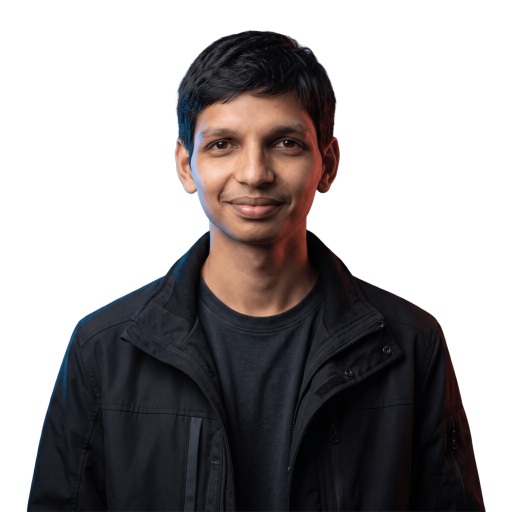
#> input picture assets/id.png, 1024 x 1024 px (shown at 1/2 size)
$ python remix.py
#> lines starting #> are read from the running program, lines starting #| are printed output that depends on the picture
import os
import re
import base64
from PIL import Image
from io import BytesIO

def to_b64(path, size, quality=80):
#> called with path = 'assets/id.png', size = (400, 400), quality = 80
    img = Image.open(path)
#> img is the input picture: PIL image 1024x1024 RGBA; mean R, G, B, A 24.2, 20.5, 21.1, 122.6
    img.thumbnail(size)
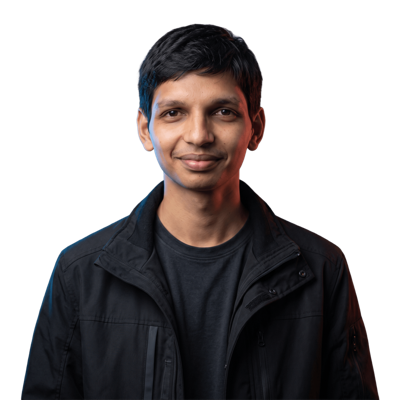
#> img: PIL image 400x400 RGBA; mean R, G, B, A 24.3, 20.6, 21.1, 122.6; transparent parts drawn white
    buffer = BytesIO()
    img.save(buffer, format="PNG", optimize=True)
    return base64.b64encode(buffer.getvalue()).decode("utf-8")

id_b64 = to_b64("assets/id.png", (400, 400))
rp_b64 = to_b64("assets/right_pointing.png", (400, 400))
#> call 2 of to_b64, with path = 'assets/right_pointing.png', size = (400, 400), quality = 80
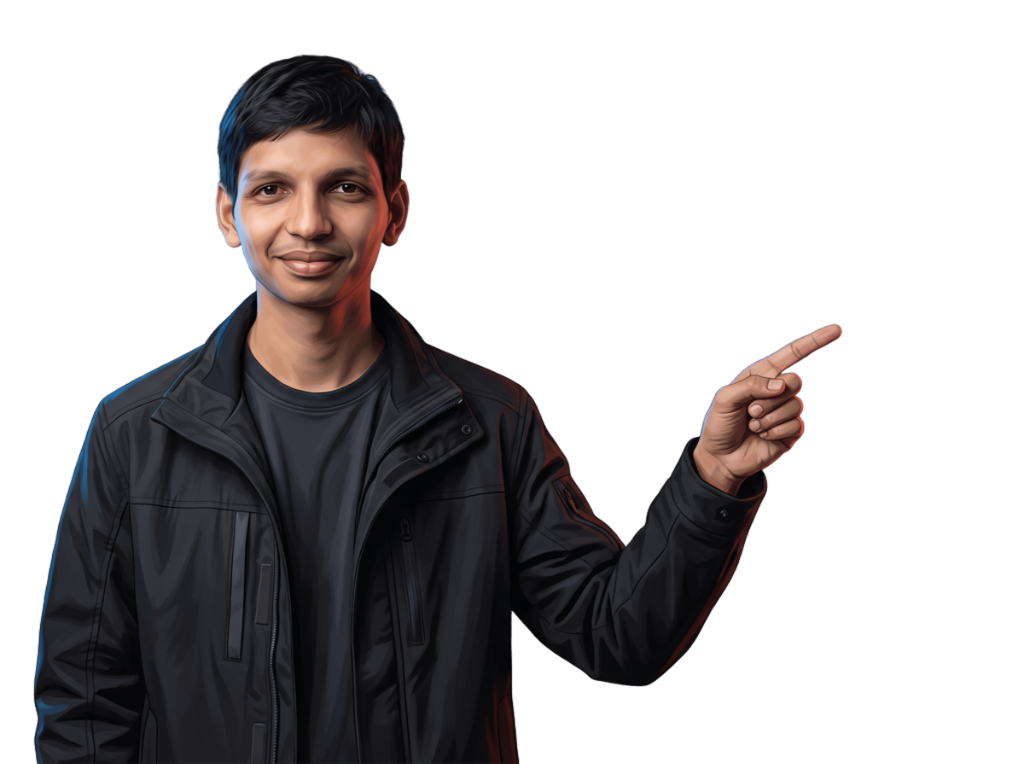
#> input picture assets/right_pointing.png, 1024 x 764 px
#> in to_b64, img is the input picture: PIL image 1024x764 RGBA; mean R, G, B, A 19.3, 16.9, 17.6, 92.9

replacements = {
    # Names and Titles
    "Udit Gupta": "Anand Jatothu",
    "UDIT GUPTA": "ANAND JATOTHU",
    "SDE at Amazon, Bengaluru.": "Full-Stack Web Developer, Hyderabad.",
    "Udit's": "Anand's",

    # Hero links / text
    "SDE at Amazon, Bengaluru": "Full-Stack Web Developer",
    "Bengaluru": "Hyderabad",
    "Amazon": "",

    # Social and Connect
    "@grow.with_udit": "anand.jatothu",
    "grow.with_udit": "anand.jatothu",
    "growwith_udit": "anandjatothu",
    "Grow with Udit": "Anand Jatothu",
    "udit_gupta5": "anandjatothu.me",
    "udit0510": "ANAND-JATOTHU",
    "Topmate bookings": "Visits",
    "Topmate session": "Connect Session",
    "Topmate": "Portfolio",
    "LeetCode": "Email",
    "https://www.linkedin.com/in/udit-gupta-ug0510/": "https://linkedin.com/in/anandjatothu",
    "https://www.youtube.com/@growwith_udit": "https://github.com/ANAND-JATOTHU",
    "https://www.instagram.com/grow.with_udit/": "mailto:anand.jatothu.27@gmail.com",
    "https://topmate.io/udit_gupta5": "https://anandjatothu.me",
    "https://leetcode.com/u/udit0510/": "mailto:anand.jatothu.27@gmail.com",

    # Stack Text
    "My stack: Java, TypeScript, Python, React, Next.js, Node.js, Express, AWS, and LLM APIs.": "My stack: Python, TypeScript, Java, React, Next.js, Node.js, Django, AWS, Supabase, Mistral LLM.",

    # Individual stack bubbles - Udit has exactly these
    # Row 1: Java, TypeScript, Python (Keep these, maybe map Java->Java, TypeScript->TypeScript, Python->Python)
    # Row 2: React, Next.js, Node.js (Keep these)
    # Row 3: Express, AWS, LLM APIs -> Django, Supabase, Mistral LLM
    ">Express<": ">Django<",
    ">AWS<": ">Supabase<",
    ">LLM APIs<": ">Mistral LLM<",

    # About Life
    "Modern web and app development, AI and cloud integration, community mentorship. Beyond work: creating tech content, 1:1 career mentorship, and competitive programming.":
    "Innovative Full-Stack Web Developer specializing in designing scalable applications, backend databases, and intelligent solutions. Beyond work: building modern real-world software.",

    ">BUILD / MENTOR / CREATE / REPEAT<": ">DESIGN / BUILD / DEPLOY / REPEAT<",

    # Dashboard stats replacements
    "37 Topmate bookings, 50 public repositories, 12 received repo stars. Snapshot: October 2, 2026.": "B.Tech in IT | Cloud, Databases & Backend | AI/ML integrations | Problem Solving."
}

os.makedirs('assets', exist_ok=True)
svg_files = ['hero.svg', 'about-life.svg', 'stack.svg', 'id-dashboard.svg', 'connect.svg']

for file in svg_files:
    in_path = os.path.join('ug0510_assets', file)
    out_path = os.path.join('assets', file)

#> (the run stopped early here; a loop or call above may not have finished)
